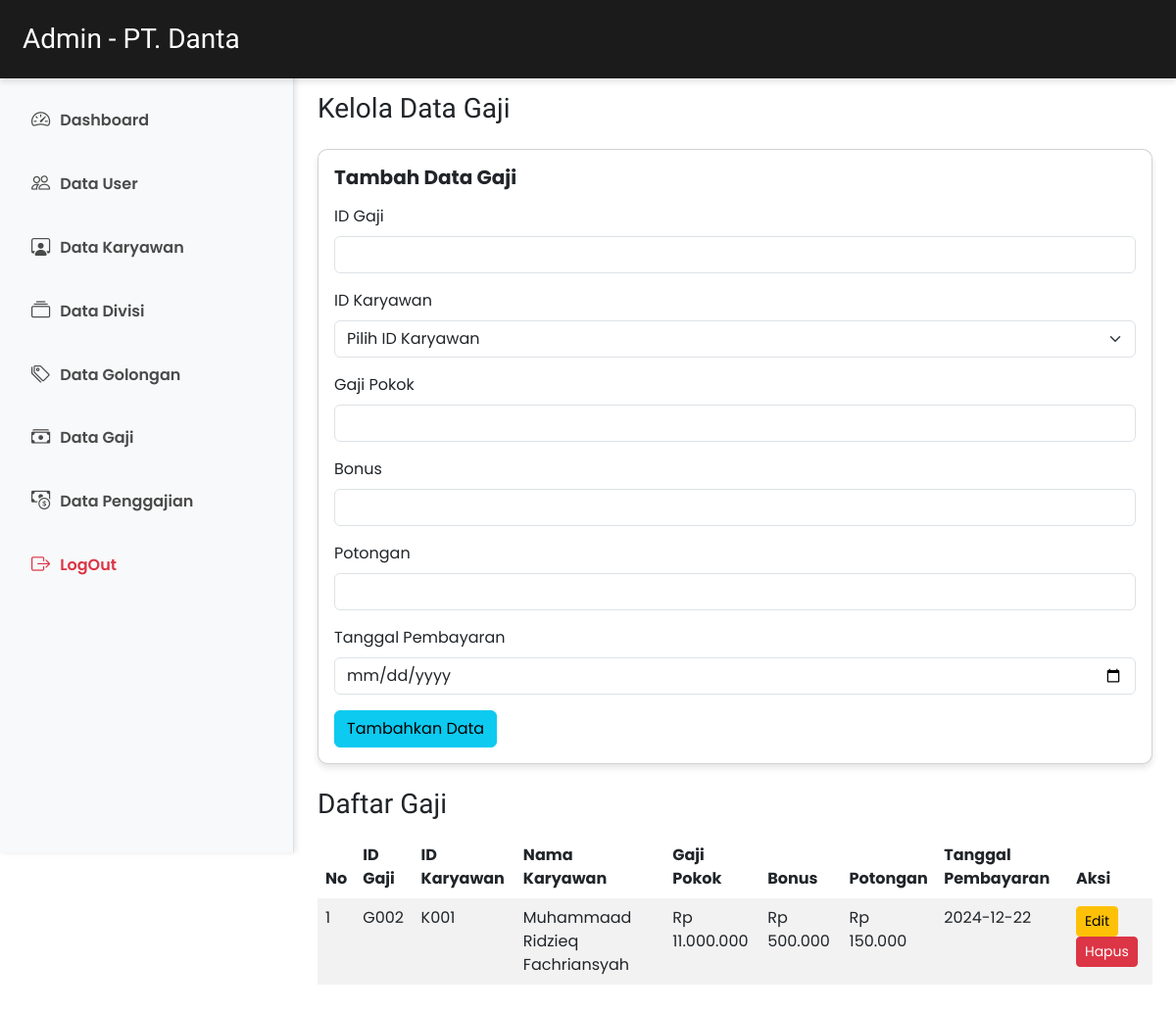
/datagaji/index.php (signed in), run on the app's committed database.
### tables this page shows
CREATE TABLE `tb_gaji` (
  `ID_Gaji` varchar(50) NOT NULL,
  `ID_Karyawan` varchar(50) DEFAULT NULL,
  `Gaji_Pokok` decimal(15,2) NOT NULL,
  `Bonus` decimal(15,2) DEFAULT 0.00,
  `Potongan` decimal(15,2) DEFAULT 0.00,
  `Tanggal_Pembayaran` date NOT NULL
);

CREATE TABLE `tb_karyawan` (
  `ID_Karyawan` varchar(50) NOT NULL,
  `Nama_Karyawan` varchar(100) NOT NULL,
  `Tanggal_Lahir` date NOT NULL,
  `Alamat` text DEFAULT NULL,
  `Telepon` varchar(15) DEFAULT NULL,
  `ID_Jabatan` varchar(50) NOT NULL,
  `ID_Divisi` varchar(50) NOT NULL,
  `ID_Golongan` varchar(50) NOT NULL
);

### datagaji/index.php (the view, shortened to what this page needs)
<?php
include '../service/database.php';
$data_gaji = mysqli_query($db, "
    SELECT g.ID_Gaji, g.ID_Karyawan, g.Gaji_Pokok, g.Bonus, g.Potongan, g.Tanggal_Pembayaran,
           k.Nama_Karyawan
    FROM tb_gaji g
    JOIN tb_karyawan k ON g.ID_Karyawan = k.ID_Karyawan
") or die("Error: " . mysqli_error($db));
?>
<!DOCTYPE html>
<html lang="en">
<head>
    <link href="https://cdn.jsdelivr.net/npm/bootstrap@5.3.0/dist/css/bootstrap.min.css" rel="stylesheet">
    <link href="https://cdn.jsdelivr.net/npm/bootstrap-icons/font/bootstrap-icons.css" rel="stylesheet">
    <link href="css/style.css" rel="stylesheet">
</head>
<body>
    <?php include 'includes/header.php'; ?>
    <div class="d-flex" style="padding-top: 70px;">
        <?php include 'includes/sidebar.php'; ?>
        <main class="p-4" style="margin-left: 25%; width: 75%;">
            <h3 class="mb-4">Kelola Data Gaji</h3>
            <div class="card mb-4">
                <div class="card-body">
                    <h5 class="card-title mb-3" style="font-weight:bold;">Tambah Data Gaji</h5>
                    <form method="POST" action="">
                        <div class="mb-3">
                            <label for="id_gaji" class="form-label">ID Gaji</label>
                            <input type="text" class="form-control" id="id_gaji" name="id_gaji" required>
                        </div>
                        <div class="mb-3">
                            <label for="id_karyawan" class="form-label">ID Karyawan</label>
                            <select class="form-select" id="id_karyawan" name="id_karyawan" required>
                                <option value="" disabled selected>Pilih ID Karyawan</option>
                            </select>
                        </div>
                        <div class="mb-3">
                            <label for="gaji_pokok" class="form-label">Gaji Pokok</label>
                            <input type="text" class="form-control" id="gaji_pokok" name="gaji_pokok" required oninput="formatRupiah(this)">
                        </div>
                        <div class="mb-3">
                            <label for="bonus" class="form-label">Bonus</label>
                            <input type="text" class="form-control" id="bonus" name="bonus" required oninput="formatRupiah(this)">
                        </div>
                        <div class="mb-3">
                            <label for="potongan" class="form-label">Potongan</label>
                            <input type="text" class="form-control" id="potongan" name="potongan" required oninput="formatRupiah(this)">
                        </div>
                        <div class="mb-3">
                            <label for="tanggal_pembayaran" class="form-label">Tanggal Pembayaran</label>
                            <input type="date" class="form-control" id="tanggal_pembayaran" name="tanggal_pembayaran" required>
                        </div>
                        <button type="submit" class="btn btn-info">Tambahkan Data</button>
                    </form>
                </div>
            </div>
            <h3 class="mb-3">Daftar Gaji</h3>
            <div class="table-responsive">
                <table class="table table-borderless table-striped">
                    <thead>
                        <tr>
                            <th>No</th>
                            <th>ID Gaji</th>
                            <th>ID Karyawan</th>
                            <th>Nama Karyawan</th>
                            <th>Gaji Pokok</th>
                            <th>Bonus</th>
                            <th>Potongan</th>
                            <th>Tanggal Pembayaran</th>
                            <th>Aksi</th>
                        </tr>
                    </thead>
                    <tbody>
                        <?php $no = 1; while ($row = mysqli_fetch_assoc($data_gaji)): ?>
                            <tr>
                                <td><?= $no++; ?></td>
                                <td><?= htmlspecialchars($row['ID_Gaji']); ?></td>
                                <td><?= htmlspecialchars($row['ID_Karyawan']); ?></td>
                                <td><?= htmlspecialchars($row['Nama_Karyawan']); ?></td>
                                <td>Rp <?= number_format($row['Gaji_Pokok'], 0, ',', '.'); ?></td>
                                <td>Rp <?= number_format($row['Bonus'], 0, ',', '.'); ?></td>
                                <td>Rp <?= number_format($row['Potongan'], 0, ',', '.'); ?></td>
                                <td><?= htmlspecialchars($row['Tanggal_Pembayaran']); ?></td>
                                <td>
                                    <a href="includes/edit_gaji.php?id=<?= urlencode($row['ID_Gaji']); ?>" class="btn btn-warning btn-sm">Edit</a>
                                    <a href="#" class="btn btn-danger btn-sm" onclick="confirmDelete('<?= $row['ID_Gaji']; ?>')">Hapus</a>
                                </td>
                            </tr>
                        <?php endwhile; ?>
                    </tbody>
                </table>
            </div>
        </main>
    </div>
</body>
</html>

### datagaji/css/style.css (style rules this page uses)
body { font-family: Arial, sans-serif; }
.card { border-radius: 10px; box-shadow: 0 4px 6px rgba(0, 0, 0, 0.1); transition: transform 0.3s ease; }

### datagaji/index.php (style rules this page uses)
body { font-family: 'Poppins', sans-serif; }
.card { border-radius: 10px; box-shadow: 0 4px 6px rgba(0, 0, 0, 0.1); }

### datagaji/includes/header.php (style rules this page uses)
h3 { font-family: "Zen Dots", serif; font-size: 28px; font-weight: 400; font-style: normal; }

### data on the page
tb_gaji: ID_Gaji "G002", ID_Karyawan "K001", ID_Karyawan.Nama_Karyawan "Muhammaad Ridzieq Fachriansyah", Gaji_Pokok "11.000.000", Bonus "500.000", Potongan "150.000", Tanggal_Pembayaran "2024-12-22"
